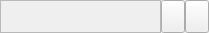
<?xml version="1.0" encoding="UTF-8"?>
<ui version="4.0">
 <class>ColorWidget</class>
 <widget class="QWidget" name="ColorWidget">
  <property name="geometry">
   <rect>
    <x>0</x>
    <y>0</y>
    <width>209</width>
    <height>33</height>
   </rect>
  </property>
  <layout class="QGridLayout" name="gridLayout">
   <property name="margin">
    <number>0</number>
   </property>
   <property name="spacing">
    <number>0</number>
   </property>
   <item row="0" column="0">
    <widget class="QFrame" name="frameBrush">
     <property name="sizePolicy">
      <sizepolicy hsizetype="Expanding" vsizetype="Minimum">
       <horstretch>0</horstretch>
       <verstretch>0</verstretch>
      </sizepolicy>
     </property>
     <property name="frameShape">
      <enum>QFrame::StyledPanel</enum>
     </property>
     <property name="frameShadow">
      <enum>QFrame::Raised</enum>
     </property>
    </widget>
   </item>
   <item row="0" column="1">
    <widget class="QToolButton" name="toolButtonColor">
     <property name="sizePolicy">
      <sizepolicy hsizetype="Fixed" vsizetype="Minimum">
       <horstretch>0</horstretch>
       <verstretch>0</verstretch>
      </sizepolicy>
     </property>
     <property name="icon">
      <iconset resource="qmc2.qrc">
       <normaloff>:/data/img/colors.png</normaloff>:/data/img/colors.png</iconset>
     </property>
    </widget>
   </item>
   <item row="0" column="2">
    <widget class="QToolButton" name="toolButtonBrush">
     <property name="sizePolicy">
      <sizepolicy hsizetype="Fixed" vsizetype="Minimum">
       <horstretch>0</horstretch>
       <verstretch>0</verstretch>
      </sizepolicy>
     </property>
     <property name="icon">
      <iconset resource="qmc2.qrc">
       <normaloff>:/data/img/brush.png</normaloff>:/data/img/brush.png</iconset>
     </property>
    </widget>
   </item>
  </layout>
 </widget>
 <tabstops>
  <tabstop>toolButtonColor</tabstop>
  <tabstop>toolButtonBrush</tabstop>
 </tabstops>
 <resources>
  <include location="qmc2.qrc"/>
 </resources>
 <connections/>
</ui>
